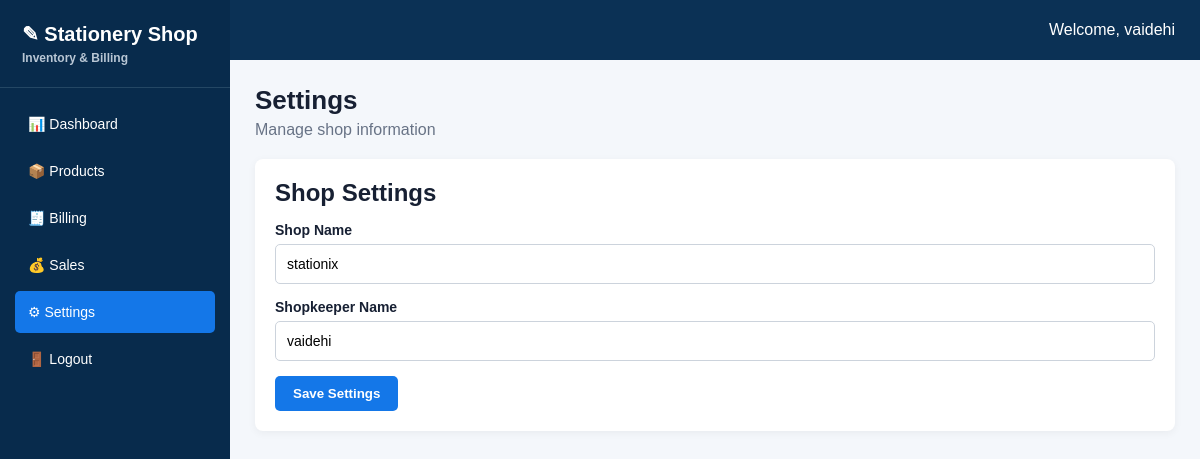
Page /settings (signed in) on the committed database.
### tables this page shows
CREATE TABLE settings (
            id INTEGER PRIMARY KEY AUTOINCREMENT,
            user_id INTEGER UNIQUE NOT NULL,
            shop_name TEXT NOT NULL,
            owner_name TEXT NOT NULL,

            FOREIGN KEY (user_id)
            REFERENCES users(id)
        );

### app.py (the view, shortened to what this page needs)
@app.route(
    "/settings",
    methods=["GET", "POST"]
)
def settings():
    if not login_required():
        return redirect(
            url_for("login")
        )
    user_id = session["user_id"]
    db = get_db()
    setting = db.execute(
        """
        SELECT *

        FROM settings

        WHERE user_id = ?
        """,
        (user_id,)
    ).fetchone()
    db.close()
    return render_template(
        "settings.html",
        setting=setting
    )

### app.py (called while the page is built)
def get_db():
    connection = sqlite3.connect(DATABASE)
    connection.row_factory = sqlite3.Row
    return connection

def login_required():
    return "user_id" in session

### templates/settings.html (shortened to what this page needs)
<!DOCTYPE html>
<html>
<head>
<link rel="stylesheet"
      href="{{ url_for('static',
      filename='style.css') }}">
</head>
<body>
<div class="sidebar">
    <div class="logo">
        ✎ Stationery Shop
        <span>Inventory & Billing</span>
    </div>
    <div class="menu">
        <a href="/dashboard">
            📊 Dashboard
        </a>
        <a href="/products">
            📦 Products
        </a>
        <a href="/billing">
            🧾 Billing
        </a>
        <a href="/sales">
            💰 Sales
        </a>
        <a href="/settings"
           class="active">
            ⚙ Settings
        </a>
        <a href="/logout">
            🚪 Logout
        </a>
    </div>
</div>
<div class="main">
<div class="topbar">
    Welcome, {{ session["username"] }}
</div>
<div class="content">
<div class="page-title">
<h1>Settings</h1>
<p>
Manage shop information
</p>
</div>
<div class="panel">
<h2>Shop Settings</h2>
<form method="POST">
<div class="form-group">
<label>Shop Name</label>
<input
    type="text"
    name="shop_name"
    value="{{ setting['shop_name'] }}"
    required>
</div>
<div class="form-group">
<label>Shopkeeper Name</label>
<input
    type="text"
    name="owner_name"
    value="{{ setting['owner_name'] }}"
    required>
</div>
<button
    class="btn btn-primary"
    type="submit">
    Save Settings
</button>
</form>
</div>
</div>
</div>
</body>
</html>

### static/style.css (style rules this page uses)
* { box-sizing: border-box; margin: 0; padding: 0; }
body { font-family: Arial, sans-serif; background: #f4f7fb; color: #172033; }
.sidebar { position: fixed; left: 0; top: 0; bottom: 0; width: 230px; background: #082b4c; color: white; }
.logo { padding: 22px; font-size: 20px; font-weight: bold; border-bottom: 1px solid #244764; }
.logo span { display: block; font-size: 12px; color: #b9c7d5; margin-top: 5px; }
.menu { padding: 15px; }
.menu a { display: block; color: white; text-decoration: none; padding: 13px; margin-bottom: 5px; border-radius: 5px; font-size: 14px; }
.menu a:hover, .menu a.active { background: #1477e8; }
.main { margin-left: 230px; }
.topbar { height: 60px; background: #0b3155; color: white; display: flex; justify-content: flex-end; align-items: center; padding: 0 25px; }
.content { padding: 25px; }
.page-title { margin-bottom: 20px; }
.page-title h1 { font-size: 26px; }
.page-title p { color: #687386; margin-top: 5px; }
.panel { background: white; padding: 20px; border-radius: 8px; margin-bottom: 20px; box-shadow: 0 2px 8px rgba(0,0,0,0.05); }
.panel h2 { margin-bottom: 15px; }
.form-group { margin-bottom: 15px; }
.form-group label { display: block; font-weight: bold; font-size: 14px; margin-bottom: 6px; }
input, select { width: 100%; padding: 11px; border: 1px solid #ccd3dc; border-radius: 5px; font-size: 14px; }
.btn { border: none; padding: 10px 18px; border-radius: 5px; cursor: pointer; font-weight: bold; text-decoration: none; display: inline-block; }
.btn-primary { background: #1477e8; color: white; }

### rows in the picture
settings: username "vaidehi", shop_name "stationix", owner_name "vaidehi"
